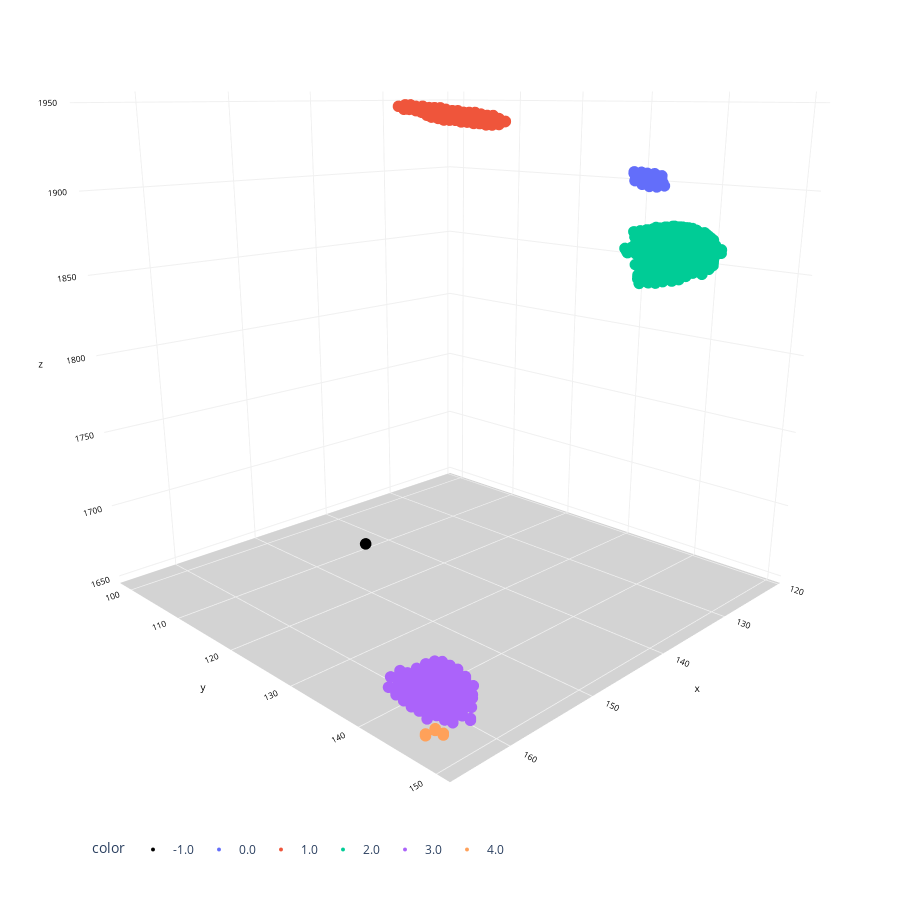

This figure's notebook cell:
### Code cell
import plotly.express as px # for data visualization


df = pd.DataFrame(model_154_6_arr, columns=['x', 'y', 'z', 'labels'])

df=df.sort_values(by=['labels'])

# Create a 3D scatter plot
fig = px.scatter_3d(df, x=df['x'], y=df['y'], z=df['z'], 
                    opacity=1, color=df['labels'].astype(str), 
                    color_discrete_sequence=['black']+px.colors.qualitative.Plotly,
                    width=900, height=900
                   )

# Update chart looks
fig.update_layout(#title_text="Scatter 3D Plot",
                  showlegend=True,
                  legend=dict(orientation="h", yanchor="bottom", y=0.04, xanchor="left", x=0.1),
                  scene_camera=dict(up=dict(x=0, y=0, z=1), 
                                        center=dict(x=0, y=0, z=-0.2),
                                        eye=dict(x=1.5, y=1.5, z=0.5)),
                                        margin=dict(l=0, r=0, b=0, t=0),
                  scene = dict(xaxis=dict(backgroundcolor='white',
                                          color='black',
                                          gridcolor='#f0f0f0',
                                          title_font=dict(size=10),
                                          tickfont=dict(size=10),
                                         ),
                               yaxis=dict(backgroundcolor='white',
                                          color='black',
                                          gridcolor='#f0f0f0',
                                          title_font=dict(size=10),
                                          tickfont=dict(size=10),
                                          ),
                               zaxis=dict(backgroundcolor='lightgrey',
                                          color='black', 
                                          gridcolor='#f0f0f0',
                                          title_font=dict(size=10),
                                          tickfont=dict(size=10),
                                         )))
# Update marker size
fig.update_traces(marker=dict(size=4))

fig.show()

### Figure 1 — Plotly figure (JSON) as saved in the notebook; plotly's stock layout.template omitted (floating-point values rounded to 4 significant figures; data arrays with more than 128 entries replaced by an {"elided": "..."} marker saying what was removed)
{"data": [{"hovertemplate": "color=-1.0<br>x=%{x}<br>y=%{y}<br>z=%{z}<extra></extra>", "legendgroup": "-1.0", "marker": {"color": "black", "opacity": 1, "size": 4, "symbol": "circle"}, "mode": "markers", "name": "-1.0", "scene": "scene", "showlegend": true, "type": "scatter3d", "x": [155], "y": [126], "z": [1700]}, {"hovertemplate": "color=0.0<br>x=%{x}<br>y=%{y}<br>z=%{z}<extra></extra>", "legendgroup": "0.0", "marker": {"color": "#636EFA", "opacity": 1, "size": 4, "symbol": "circle"}, "mode": "markers", "name": "0.0", "scene": "scene", "showlegend": true, "type": "scatter3d", "x": [122, 122, 122, 122, 122, 122, 122, 122, 122, 123, 123, 122, 123, 123, 123, 123, 123, 123, 123, 123, 123, 123, 123, 123, 123, 122, 121, 122, 122, 121, 121, 121, 121, 121, 121, 121, 121, 121, 121, 121, 121, 122, 122, 121, 122, 122, 122, 122, 122, 122, 122, 122, 122, 122], "y": [133, 133, 133, 133, 133, 133, 133, 134, 134, 131, 132, 132, 132, 132, 132, 133, 133, 133, 133, 133, 134, 134, 134, 135, 132, 132, 130, 132, 132, 131, 131, 132, 132, 132, 132, 132, 133, 133, 133, 133, 133, 130, 130, 132, 131, 132, 132, 131, 131, 131, 131, 132, 131, 131], "z": [1899, 1900, 1901, 1902, 1903, 1904, 1905, 1899, 1900, 1901, 1899, 1905, 1900, 1903, 1904, 1898, 1899, 1900, 1901, 1903, 1898, 1899, 1900, 1899, 1901, 1904, 1905, 1902, 1903, 1904, 1905, 1900, 1901, 1902, 1903, 1905, 1899, 1900, 1901, 1902, 1904, 1905, 1906, 1904, 1901, 1900, 1899, 1906, 1905, 1904, 1903, 1901, 1900, 1902]}, {"hovertemplate": "color=1.0<br>x=%{x}<br>y=%{y}<br>z=%{z}<extra></extra>", "legendgroup": "1.0", "marker": {"color": "#EF553B", "opacity": 1, "size": 4, "symbol": "circle"}, "mode": "markers", "name": "1.0", "scene": "scene", "showlegend": true, "type": "scatter3d", "x": {"elided": "294 int values"}, "y": {"elided": "294 int values"}, "z": {"elided": "294 int values"}}, {"hovertemplate": "color=2.0<br>x=%{x}<br>y=%{y}<br>z=%{z}<extra></extra>", "legendgroup": "2.0", "marker": {"color": "#00CC96", "opacity": 1, "size": 4, "symbol": "circle"}, "mode": "markers", "name": "2.0", "scene": "scene", "showlegend": true, "type": "scatter3d", "x": {"elided": "955 int values"}, "y": {"elided": "955 int values"}, "z": {"elided": "955 int values"}}, {"hovertemplate": "color=3.0<br>x=%{x}<br>y=%{y}<br>z=%{z}<extra></extra>", "legendgroup": "3.0", "marker": {"color": "#AB63FA", "opacity": 1, "size": 4, "symbol": "circle"}, "mode": "markers", "name": "3.0", "scene": "scene", "showlegend": true, "type": "scatter3d", "x": {"elided": "259 int values"}, "y": {"elided": "259 int values"}, "z": {"elided": "259 int values"}}, {"hovertemplate": "color=4.0<br>x=%{x}<br>y=%{y}<br>z=%{z}<extra></extra>", "legendgroup": "4.0", "marker": {"color": "#FFA15A", "opacity": 1, "size": 4, "symbol": "circle"}, "mode": "markers", "name": "4.0", "scene": "scene", "showlegend": true, "type": "scatter3d", "x": [165, 164, 164, 164, 164, 165], "y": [147, 147, 147, 148, 148, 147], "z": [1654, 1654, 1655, 1654, 1655, 1655]}], "layout": {"height": 900, "legend": {"orientation": "h", "title": {"text": "color"}, "tracegroupgap": 0, "x": 0.1, "xanchor": "left", "y": 0.04, "yanchor": "bottom"}, "margin": {"b": 0, "l": 0, "r": 0, "t": 0}, "scene": {"camera": {"center": {"x": 0, "y": 0, "z": -0.2}, "eye": {"x": 1.5, "y": 1.5, "z": 0.5}, "up": {"x": 0, "y": 0, "z": 1}}, "domain": {"x": [0, 1], "y": [0, 1]}, "xaxis": {"backgroundcolor": "white", "color": "black", "gridcolor": "#f0f0f0", "tickfont": {"size": 10}, "title": {"font": {"size": 10}, "text": "x"}}, "yaxis": {"backgroundcolor": "white", "color": "black", "gridcolor": "#f0f0f0", "tickfont": {"size": 10}, "title": {"font": {"size": 10}, "text": "y"}}, "zaxis": {"backgroundcolor": "lightgrey", "color": "black", "gridcolor": "#f0f0f0", "tickfont": {"size": 10}, "title": {"font": {"size": 10}, "text": "z"}}}, "showlegend": true, "width": 900}}
